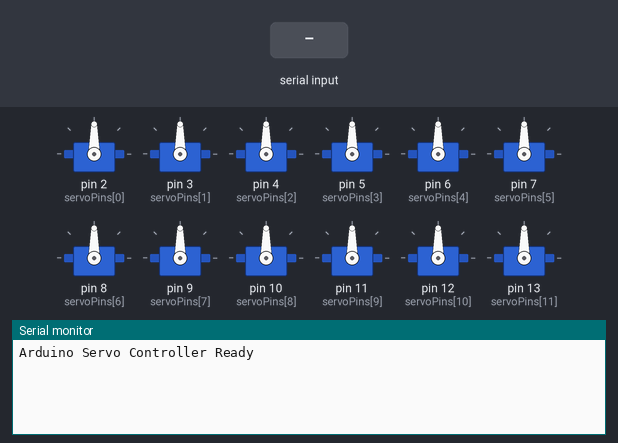
This sketch was run on a simulated Arduino Uno, built with avr-gcc and run on an emulated ATmega328P. On the bench: 12 × servo, the last lines printed to the serial monitor. The inputs (shaded band) are chosen by the test bench.

Above: at 2.4 s.
2.5 s: "90,45,200\n" received over Serial
At 3.4 s:
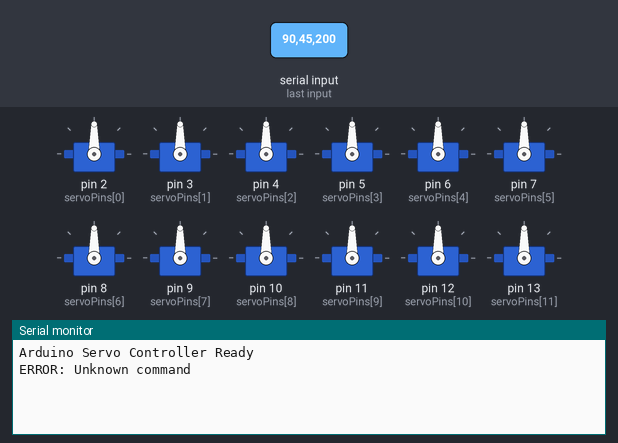
4.0 s: "5\n" received over Serial
At 5.2 s:
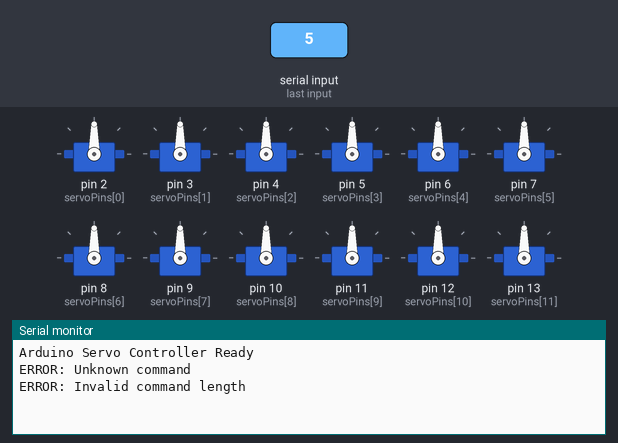
5.5 s: "S90\n" received over Serial
At 6.7 s:
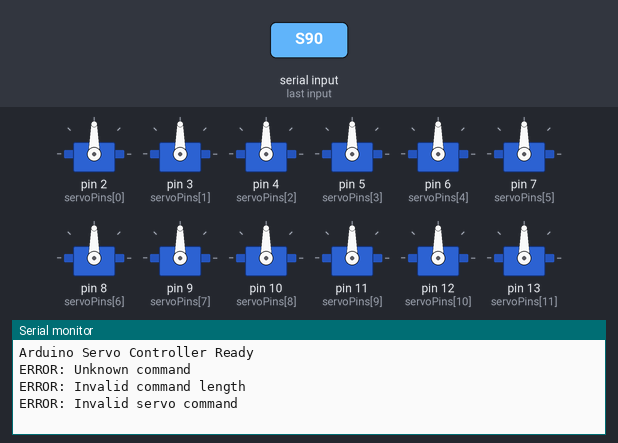

Measured:
- after the input at 2.5 s, the serial monitor: prints a new line at once (image 1)
- after the input at 4.0 s, the serial monitor: prints a new line at once (image 2)
- after the input at 5.5 s, the serial monitor: prints a new line at once (image 3)

The sketch:

servo_controller.ino
```cpp
/*
 * Arduino Servo Controller Firmware
 * Controls multiple servo motors via serial commands
 *
 * Command Format: S[PIN]A[ANGLE]\n
 * Example: S00A090\n (Set servo on pin 0 to 90 degrees)
 *
 * Disable Command: D[PIN]\n
 * Example: D00\n (Disable servo on pin 0)
 */

#include <Servo.h>

#define MAX_SERVOS 12
#define BAUD_RATE 9600

Servo servos[MAX_SERVOS];
int servoPins[MAX_SERVOS] = {2, 3, 4, 5, 6, 7, 8, 9, 10, 11, 12, 13};
bool servoAttached[MAX_SERVOS] = {false};

String inputString = "";
boolean stringComplete = false;

void setup() {
  Serial.begin(BAUD_RATE);
  inputString.reserve(20);

  // Initialize all servos
  for (int i = 0; i < MAX_SERVOS; i++) {
    servos[i].attach(servoPins[i]);
    servos[i].write(90);  // Center position
    servoAttached[i] = true;
    delay(100);
  }

  Serial.println("Arduino Servo Controller Ready");
}

void loop() {
  if (stringComplete) {
    processCommand(inputString);
    inputString = "";
    stringComplete = false;
  }
}

void serialEvent() {
  while (Serial.available()) {
    char inChar = (char)Serial.read();

    if (inChar == '\n') {
      stringComplete = true;
    } else {
      inputString += inChar;
    }
  }
}

void processCommand(String command) {
  command.trim();

  if (command.length() < 3) {
    Serial.println("ERROR: Invalid command length");
    return;
  }

  char cmdType = command.charAt(0);

  if (cmdType == 'S') {
    // Servo move command: S[PIN]A[ANGLE]
    int pinIndex = command.substring(1, 3).toInt();
    int angleIndex = command.indexOf('A');

    if (angleIndex == -1 || pinIndex >= MAX_SERVOS) {
      Serial.println("ERROR: Invalid servo command");
      return;
    }

    int angle = command.substring(angleIndex + 1).toInt();

    // Validate angle
    if (angle < 0 || angle > 180) {
      Serial.println("ERROR: Angle out of range (0-180)");
      return;
    }

    // Attach servo if not attached
    if (!servoAttached[pinIndex]) {
      servos[pinIndex].attach(servoPins[pinIndex]);
      servoAttached[pinIndex] = true;
    }

    // Move servo
    servos[pinIndex].write(angle);

    Serial.print("OK: Servo ");
    Serial.print(pinIndex);
    Serial.print(" -> ");
    Serial.println(angle);
  }
  else if (cmdType == 'D') {
    // Disable servo command: D[PIN]
    int pinIndex = command.substring(1, 3).toInt();

    if (pinIndex >= MAX_SERVOS) {
      Serial.println("ERROR: Invalid pin index");
      return;
    }

    if (servoAttached[pinIndex]) {
      servos[pinIndex].detach();
      servoAttached[pinIndex] = false;
      Serial.print("OK: Servo ");
      Serial.print(pinIndex);
      Serial.println(" disabled");
    }
  }
  else if (cmdType == 'R') {
    // Reset all servos to center
    for (int i = 0; i < MAX_SERVOS; i++) {
      if (!servoAttached[i]) {
        servos[i].attach(servoPins[i]);
        servoAttached[i] = true;
      }
      servos[i].write(90);
      delay(50);
    }
    Serial.println("OK: All servos reset");
  }
  else {
    Serial.println("ERROR: Unknown command");
  }
}
```
